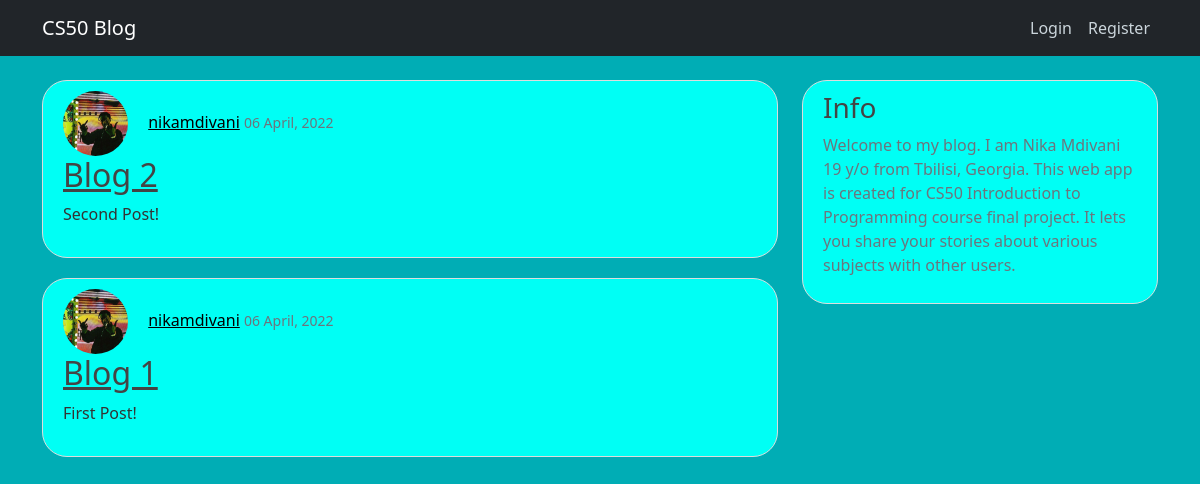
/, run on an earlier commit of the app's database.
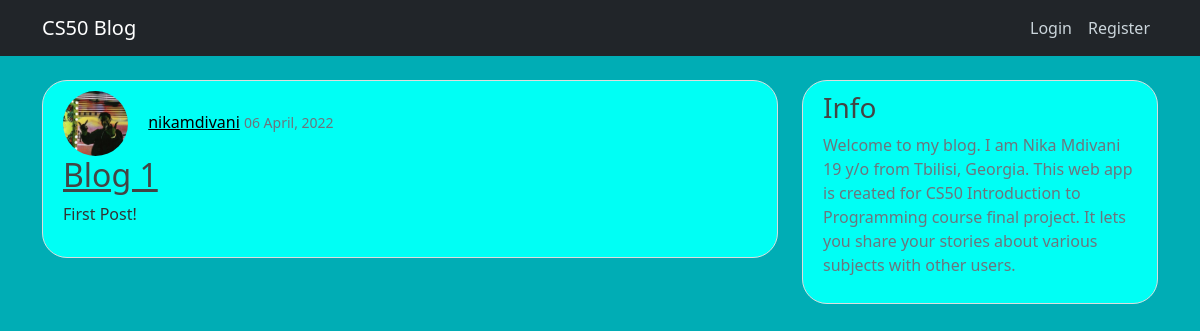
And on a later commit of the database.
### blog/models.py (models this page shows, shortened)
class Post(models.Model):
    title = models.CharField(max_length=70)
    content = models.TextField()
    date_posted = models.DateTimeField(default=timezone.now)
    author = models.ForeignKey(User, on_delete=models.CASCADE)

### users/models.py (models this page shows, shortened)
class Profile(models.Model):
    user = models.OneToOneField(User, on_delete=models.CASCADE)
    image = models.ImageField(default = 'default.jpg', upload_to = 'profile_pics')

### blog/views.py (the view)
# urls.py: path('', PostListView.as_view(), name='blog-home'),
class PostListView(ListView):
    model = Post
    template_name = 'blog/home.html'
    context_object_name = 'posts'
    ordering = ['-date_posted']

### blog/templates/blog/home.html (shortened to what this page needs)
{% extends "blog/layout.html" %}
{% block content %}
    {% for post in posts %}
        <article class="media content-section" style="background-color: #00FFF5; border-radius: 25px;">
                <div class="article-metadata" style="border-bottom: none;">
                    <img class="rounded-circle article-img" src="{{ post.author.profile.image.url }}">
                    <a class="mr-2 author_title" href="{% url 'profile' %}">{{ post.author }}</a>
                    <small class="text-muted">{{ post.date_posted|date:"d F, Y" }}</small>
                    <div>
                        <h2><a class="article-title" href="{% url 'post-detail' post.id %}">{{ post.title }}</a></h2>
                        <p class="article-content">{{ post.content }}</p>
                    </div>
                </div>
        </article>
    {% endfor %}
{% endblock %}

### blog/templates/blog/layout.html (shortened to what this page needs)
{% load static %}
<!DOCTYPE html>
<html lang="en">
  <head>
        <link href="https://cdn.jsdelivr.net/npm/bootstrap@5.1.3/dist/css/bootstrap.min.css" rel="stylesheet">
        <link href="{% static 'blog/styles.css' %}" rel="stylesheet">
    </head>
    <body style="background-color: #00ADB5;">
        <header class="site-header">
          <nav class="navbar navbar-expand-md navbar-dark bg-dark fixed-top"; style="color: #222831">
            <div class="container">
              <a class="navbar-brand me-4" href="{% url 'blog-home' %}">CS50 Blog</a>
              <div class="collapse navbar-collapse" id="navbarToggle">
                <div class="navbar-nav ms-auto">
                    {% if user.is_authenticated %}
                        <a class="nav-item nav-link" href="{% url 'post-create' %}">New Post</a>
                        <a class="nav-item nav-link" href="{% url 'profile' %}">Profile</a>
                        <a class="nav-item nav-link" href="{% url 'logout' %}">Logout</a>
                    {% else %}
                        <a class="nav-item nav-link" href="{% url 'login' %}">Login</a>
                        <a class="nav-item nav-link" href="{% url 'register' %}">Register</a>
                    {% endif %}
                </div>
              </div>
            </div>
          </nav>
        </header>
        <main role="main" class="container">
          <div class="row">
            <div class="col-md-8">
                {% block content %}{% endblock %}
            </div>
            <div class="col-md-4">
              <div class="content-section" style="background-color: #00FFF5; border-radius: 25px;">
                <h3>Info</h3>
                <p class='text-muted'>
                  Welcome to my blog. I am Nika Mdivani 19 y/o from Tbilisi, Georgia. This web app is created for CS50 Introduction to Programming course final project. It lets you share your stories about various subjects with other users.
                </p>
              </div>
            </div>
        </div>
    </body>
</html>

### blog/static/blog/styles.css (style rules this page uses)
a { color: black; }
body { background: #fafafa; color: #333333; margin-top: 5rem; }
h1, h2, h3, h4, h5, h6 { color: #444444; }
.site-header .navbar-nav .nav-link { color: #cbd5db; }
.content-section { background: #ffffff; padding: 10px 20px; border: 1px solid #dddddd; border-radius: 3px; margin-bottom: 20px; }
.article-title { color: #444444; }
.article-content { white-space: pre-line; }
.article-img { height: 65px; width: 65px; margin-right: 16px; }
.article-metadata { padding-bottom: 1px; margin-bottom: 4px; border-bottom: 1px solid #e3e3e3 }

What changed in the data, as far as the page shows it:
removed Post: author.profile.image (picture), author "nikamdivani", date_posted "06 April, 2022", title "Blog 2", content "Second Post!"
changed through a linked row, Post "Blog 1": author.profile.image: a different picture
